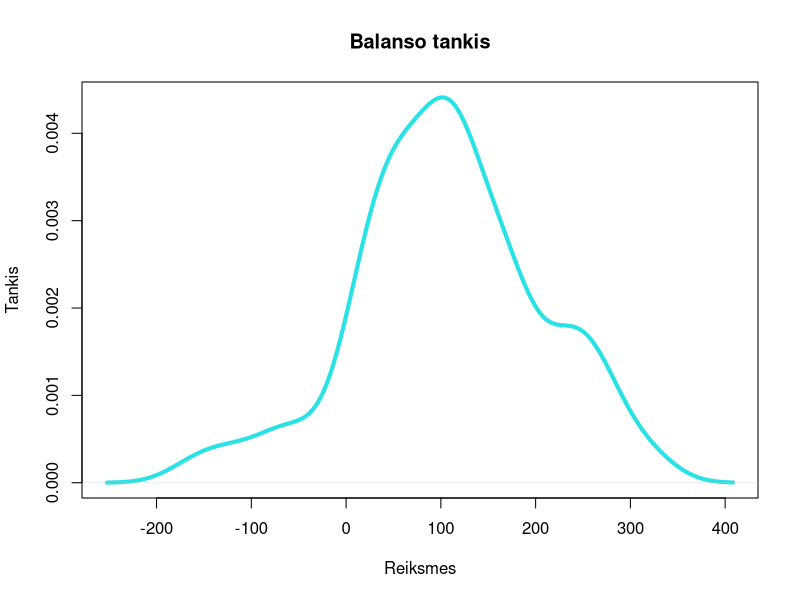

Generate this figure with R:
## ---- chunk 1
knitr::opts_chunk$set(echo = TRUE)
## ---- chunk 2
n = 100
F <- function(n){sum(sample(c(-10, 12), size = n, replace = TRUE))}
#Sugeneruojam funkcija, kuri po 100 metimu suskaiciuoja gauta laimejima
## ---- chunk 3
prob <- sapply(n, function(ni) mean(replicate(n, F(ni))>0))
prob
# Sugeneruojam tikimybe, kad balansas po 100 metimu bus teigiamas
## ---- chunk 4
int <- sapply(n, function(ni) quantile(replicate(n, F(ni)), probs = c(0.025, 0.975)))
colnames(int) <- c(n)
int
# Isspausdiname intervalus, i kuriuos pateks 95% reiksmiu, matricos pavidale
## ---- chunk 5
plot(density(replicate(n, F(n))), xlab = "Reiksmes", ylab = "Tankis", main = "Balanso tankis", lwd = "4", col = "5")
# Nubraizome balanso tanki po 100 metimu
